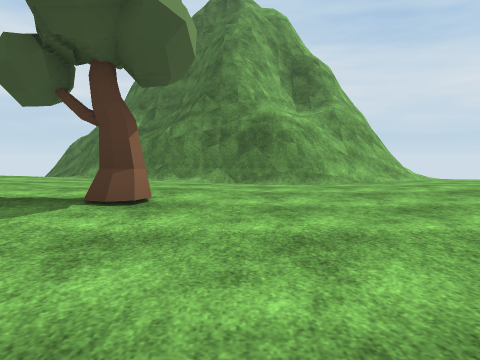
[1] (above)

16 first-person views from a walk through a Unity game level. The camera is 1.2 m above the floor, tilts 4° down and sees 70° across. The floor is counted in squares, 2.09 m on a side. Each view is taken from the middle of a square. On the plan, view 1 faces up. The plan holds only what a view shows up to about 10 squares ahead; the rest is blank. The place goes on beyond the plan. The player character is not drawn. Some surface patterns are stand-ins.

[2]
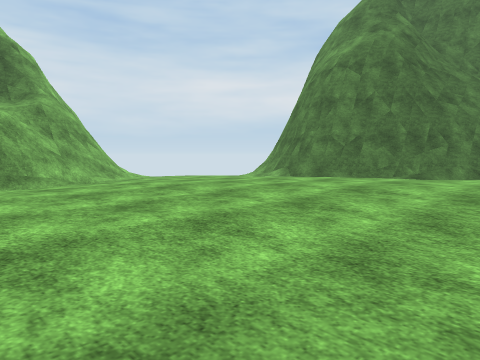

[3]
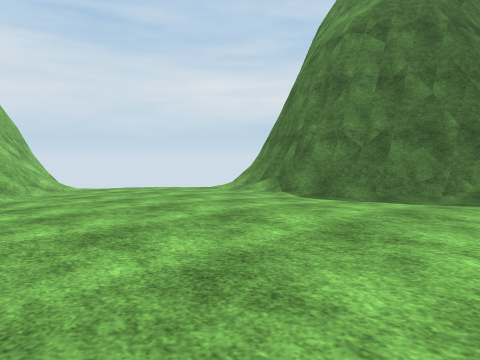

[4]
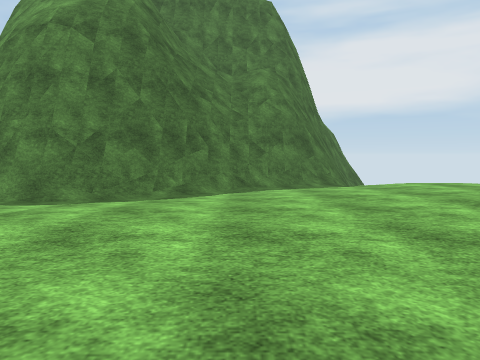

[5]
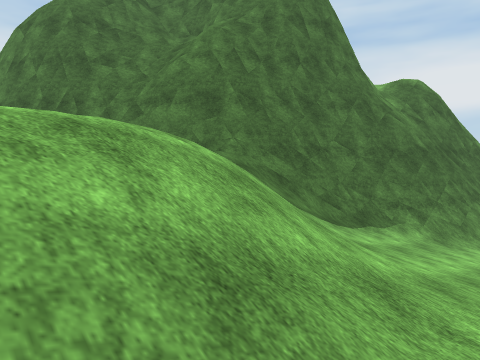

[6]
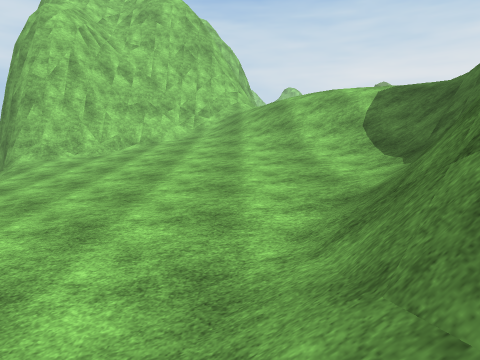

[7]
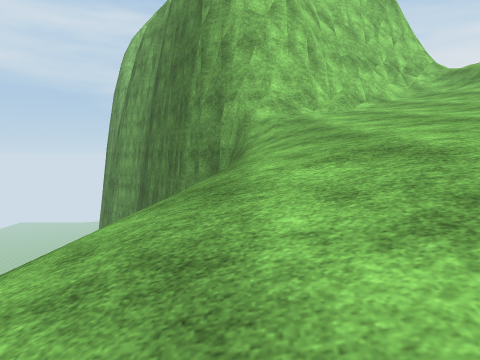

[8]
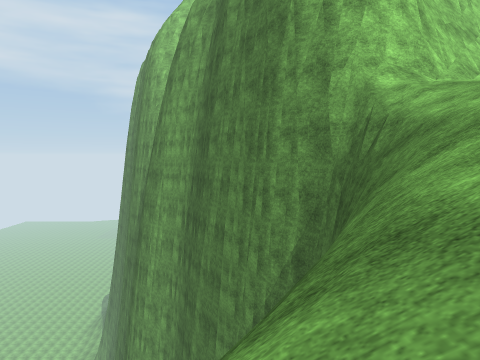

[9]
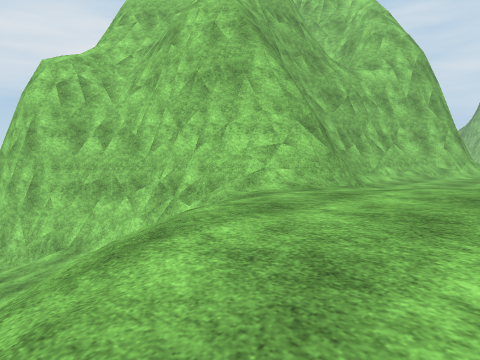

[10]
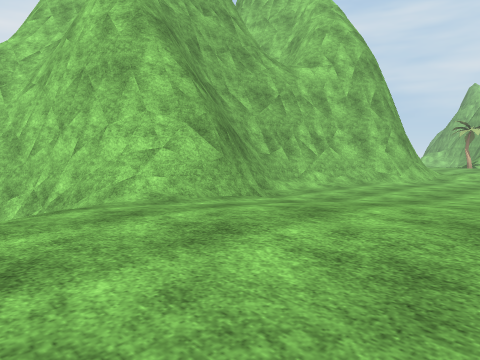

[11]
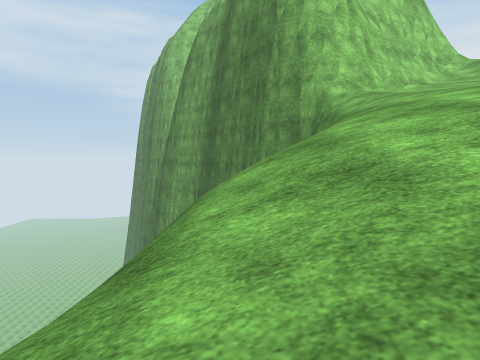

[12]
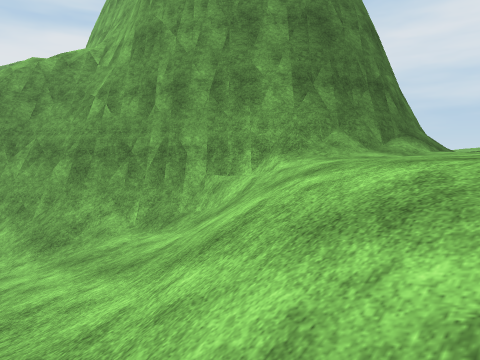

[13]
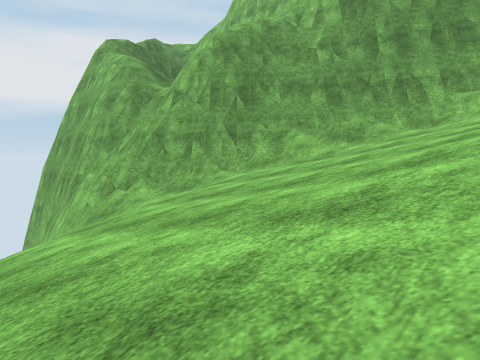

[14]
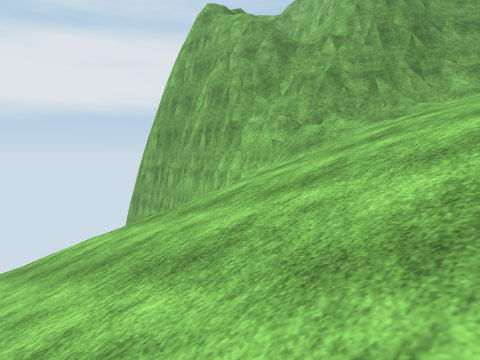

[15]
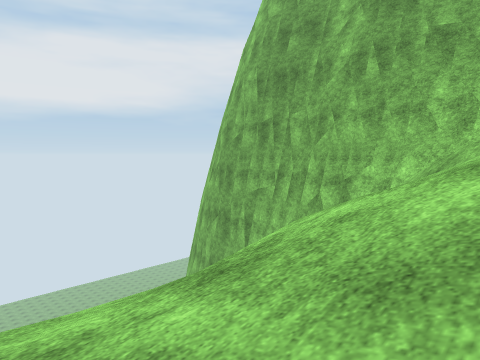

[16]
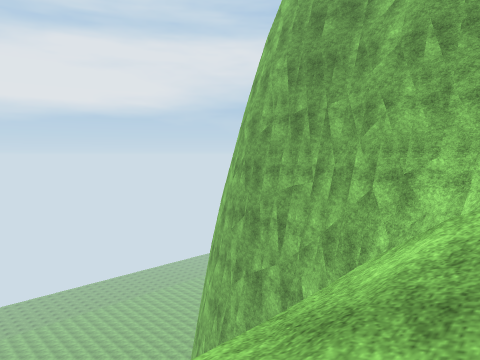

### Floor plan
Key: @ floor where view 1 was taken; # wall or solid block; x gap in a wall; . main floor; - floor 3.25 m lower than the main floor; _ floor 4.75 m lower than the main floor; < floor 6.5 m lower than the main floor; ( floor 11.25 m lower than the main floor; / step, stairs or slope; = window, fence, low wall or low ledge; v drop or lower ground; T tree.
Columns run from 4 left of view 1 to 25 right of it. Each row starts with its distance up from view 1.
 21                 //// /(/
 20                 ////////
 19                 ///////v
 18              /_////////
 17              /_/////  /
 16              //_/// //##vvvvvv
 15              ///__///#######vv
 14          #    //-_//###    ###
 13          ##/ -//-//###
 12       ## /////////##
 11        ##/..///-/##
 10  ###=#=##/...//###
  9   ###v=//...../##
  8   ..##=.......##
  7 ..............#
  6 ..............#
  5 ..............#
  4  .............##
  3   .T...........##
  2   ..............#
  1    .............##
  0     @............##
 -1      ............/#
 -2   .............///###
 -3   ............//////###
 -4    #........./////--/###
 -5    ########//////---__//
 -6           ##////---___<
 -7            #/-----____
 -8            ##/----__
 -9             ##---___
-10              #///___<
-11              #xv//////
-12             ##vvvv/////
-13           ###v    v/////
-14           #vv       vv/
-15           v

Positions as (right, up) in squares from view 1, and headings:
1: (0, 0), facing up
2: (0, 0), facing up-right
3: (3, 2), facing up-right
4: (3, 2), facing right
5: (8, -6), facing up-right
6: (19, -5), facing left
7: (17, -11), facing left
8: (16, -13), facing left
9: (11, -1), facing down-left
10: (9, 0), facing down-left
11: (19, -13), facing left
12: (7, 13), facing down-right
13: (9, 18), facing down-right
14: (12, 21), facing down-right
15: (17, 21), facing down-right
16: (18, 21), facing down-right
